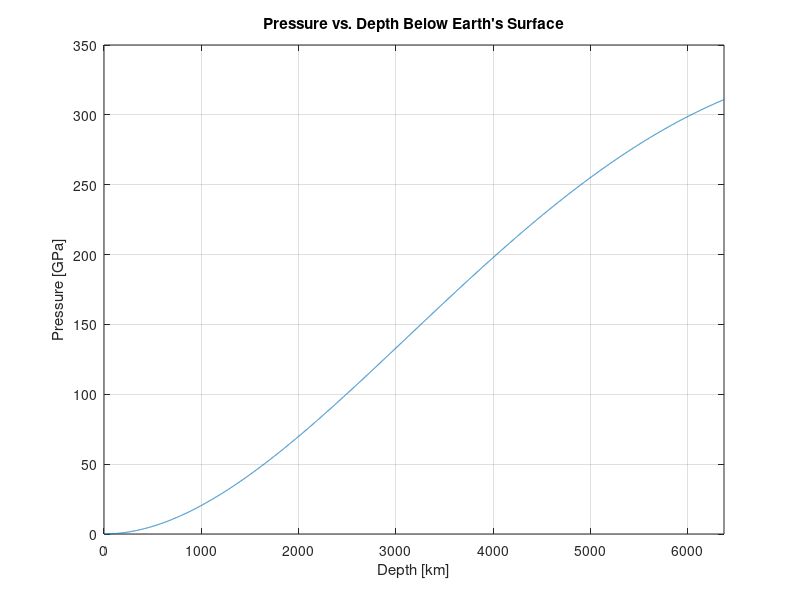
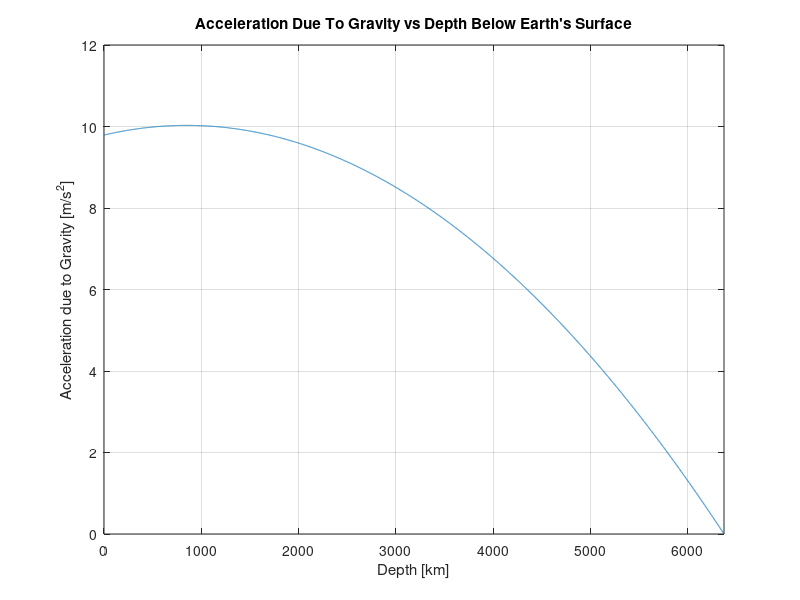

MATLAB code to generate these figures, in order:
% This is a script to plot the graph requested in HW 5
% Written by tschuh@princeton.edu, 4/1/2021

% Problem 2

% core density and surface density [kg/m^3]
rhoc = 13000;
rho0 = 3000;

% gravitational constant [N*m^2/kg^2]
G = 6.67e-11;

% radius [m]
R = 6371e3;

r = linspace(0,R,10000);

% pressure as a function of radius
P = 2*pi*G*(((rhoc^2)/3) - r.*((7*rhoc*(rhoc-rho0))/(18*R)) + ...
    (r.^2).*(((rhoc-rho0)^2))/(8*(R^2))).*(r.^2);

% acceleration due to gravity as a function of radius
g = 4*pi*G*((rhoc/3) - r.*((rhoc-rho0)/(4*R))).*r;

% plotting
plot(r,P)
title('Pressure vs. Depth Below Earth''s Surface')
xlabel('Depth [km]')
ylabel('Pressure [GPa]')
xlim([0 R])
xticklabels({'0','1000','2000','3000','4000','5000','6000'})
yticklabels({'0','50','100','150','200','250','300','350'})
grid on

figure
plot(r,g)
title('Acceleration Due To Gravity vs Depth Below Earth''s Surface')
xlabel('Depth [km]')
ylabel('Acceleration due to Gravity [m/s^2]')
xlim([0 R])
xticks([0.371e6 1.371e6 2.371e6 3.371e6 4.371e6 5.371e6 R])
xticklabels({'6000','5000','4000','3000','2000','1000','0'})
grid on
set(gca, 'XDir','reverse')
